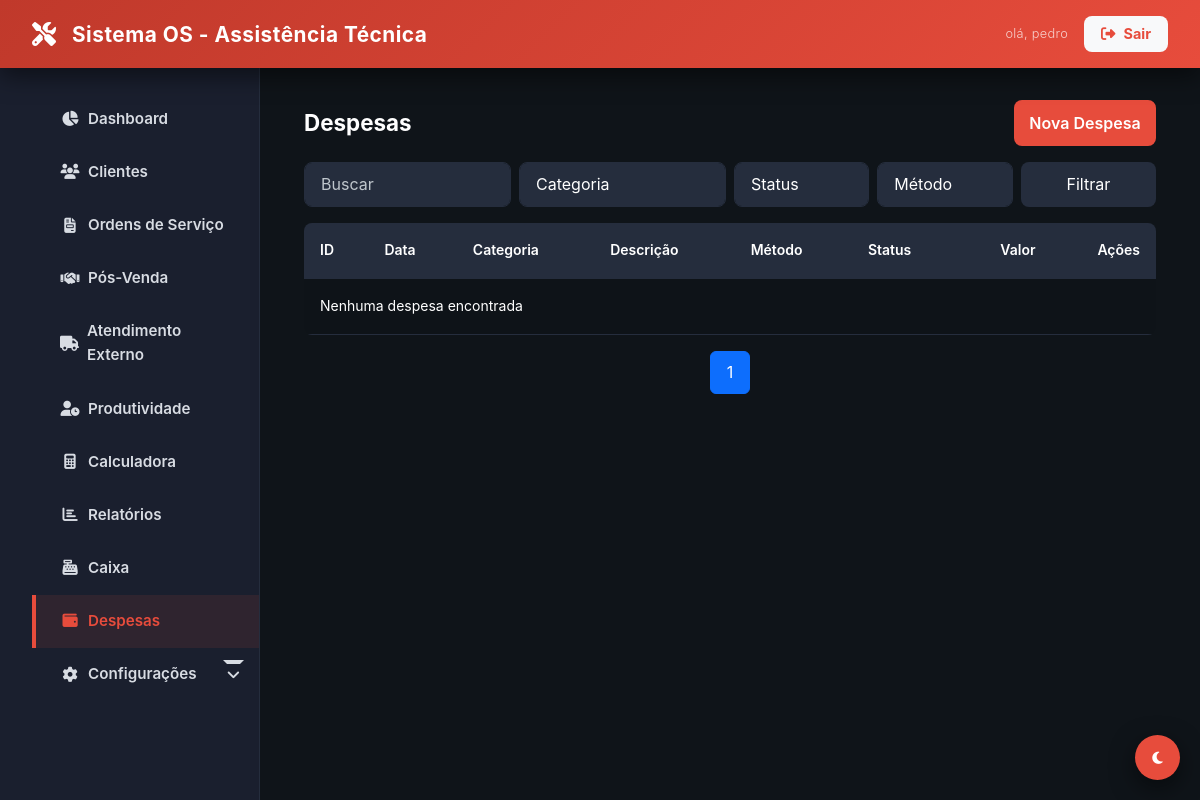
The app's page /despesas (signed in), older data.
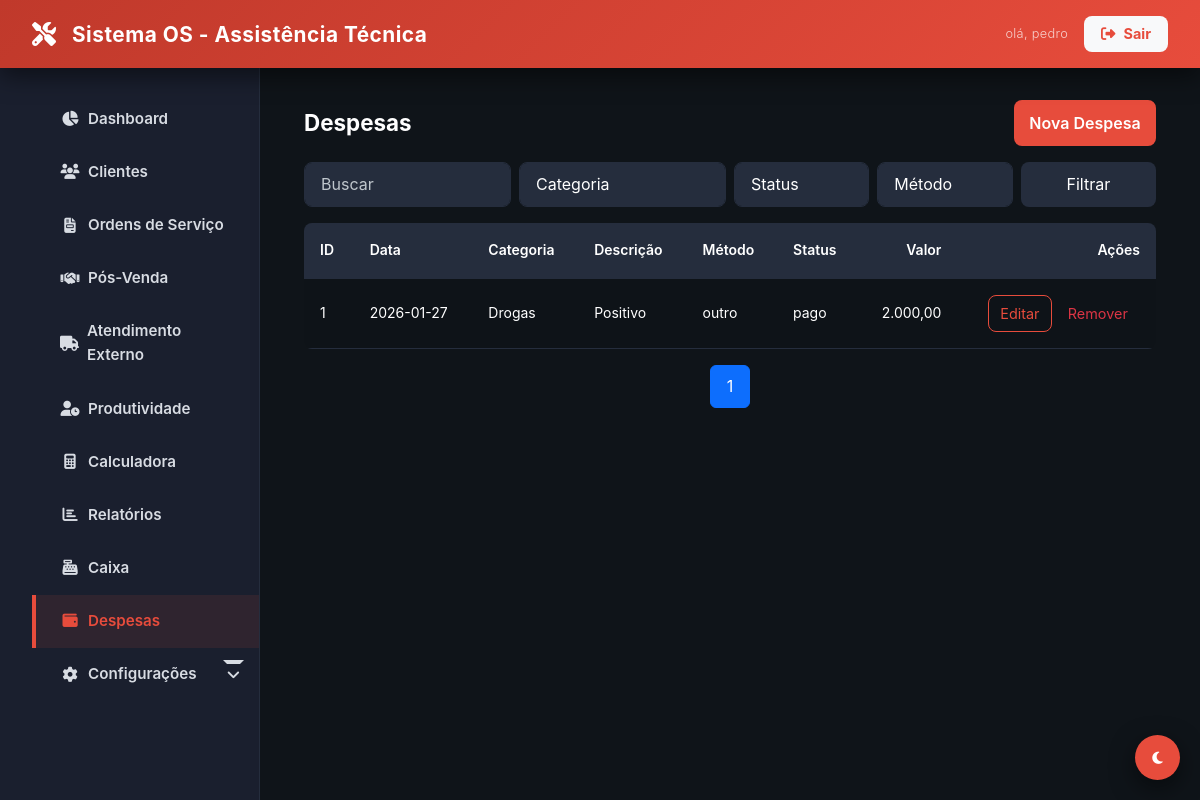
The same page, newer data.
### tables this page shows
CREATE TABLE `despesas` (
  `id` int NOT NULL,
  `categoria_id` int DEFAULT NULL,
  `usuario_id` int DEFAULT NULL,
  `descricao` varchar(255) NOT NULL,
  `valor` decimal(10,2) NOT NULL DEFAULT '0.00',
  `data_despesa` date NOT NULL,
  `status_pagamento` enum('pendente','pago','parcial') DEFAULT 'pendente',
  `metodo_pagamento` enum('dinheiro','cartao','pix','transferencia','boleto','outro') DEFAULT 'outro',
  `observacoes` text,
  `ativo` tinyint(1) DEFAULT '1',
  `created_at` timestamp NULL DEFAULT CURRENT_TIMESTAMP,
  `updated_at` timestamp NULL DEFAULT NULL ON UPDATE CURRENT_TIMESTAMP
);

CREATE TABLE `despesas_categorias` (
  `id` int NOT NULL,
  `nome` varchar(100) NOT NULL,
  `descricao` varchar(255) DEFAULT NULL,
  `ativo` tinyint(1) DEFAULT '1',
  `created_at` timestamp NULL DEFAULT CURRENT_TIMESTAMP,
  `updated_at` timestamp NULL DEFAULT NULL ON UPDATE CURRENT_TIMESTAMP
);

### app/Core/Controller.php (called while the page is built, shortened)
<?php
abstract class Controller
{
    protected function view(string $view, array $data = []): void
    {
        extract($data);
        $path = __DIR__ . "/../Views/{$view}.php";
        require $path;
    }
}

### app/Controllers/BaseController.php (called while the page is built, shortened)
<?php
abstract class BaseController extends Controller
{
    protected function render(string $view, array $data = []): void
    {
        $data['content'] = __DIR__ . "/../Views/{$view}.php";
        if (!isset($data['user'])) {
            $data['user'] = Auth::user();
        }
        $this->view('layout/main', $data);
    }
}

### app/Controllers/DespesasController.php (called while the page is built, shortened)
<?php
class DespesasController extends BaseController
{
    private Despesa $despesaModel;
    private DespesaCategoria $categoriaModel;
    public function __construct()
    {
        $this->despesaModel = new Despesa();
        $this->categoriaModel = new DespesaCategoria();
    }
    public function index()
    {
        $porPagina = 10;
        $paginaAtual = filter_input(INPUT_GET, 'pagina', FILTER_VALIDATE_INT) ?: 1;
        $offset = ($paginaAtual - 1) * $porPagina;
        $termo = filter_input(INPUT_GET, 'busca', FILTER_SANITIZE_SPECIAL_CHARS) ?: '';
        $status = filter_input(INPUT_GET, 'status', FILTER_SANITIZE_SPECIAL_CHARS) ?: '';
        $metodo = filter_input(INPUT_GET, 'metodo', FILTER_SANITIZE_SPECIAL_CHARS) ?: '';
        $categoriaId = filter_input(INPUT_GET, 'categoria_id', FILTER_VALIDATE_INT) ?: null;
        $where = [];
        $params = [];
        $totalRegistros = $this->despesaModel->countAllJoin($where, $params);
        $despesas = $this->despesaModel->getPaginatedJoin($porPagina, $offset, $where, $params);
        $totalPaginas = max(1, (int)ceil($totalRegistros / $porPagina));
        $categorias = $this->categoriaModel->getAll();
        $this->render('despesas/index', [
            'title' => 'Despesas',
            'current_page' => 'despesas',
            'despesas' => $despesas,
            'categorias' => $categorias,
            'busca' => $termo,
            'status' => $status,
            'metodo' => $metodo,
            'categoriaId' => $categoriaId,
            'paginaAtual' => $paginaAtual,
            'totalPaginas' => $totalPaginas
        ]);
    }
}

### public/index.php (called while the page is built, shortened)
<?php
require_once __DIR__ . '/../app/Core/Autoload.php';
$router = require_once __DIR__ . '/../app/routes.php';
$uri = trim(parse_url($_SERVER['REQUEST_URI'], PHP_URL_PATH), '/');
$method = $_SERVER['REQUEST_METHOD'];
$router->dispatch($uri, $method);

### app/Core/Autoload.php (called while the page is built, shortened)
<?php
spl_autoload_register(function ($class) {
    $prefix = 'App\\';
    $base_dir = __DIR__ . '/../';
    $len = strlen($prefix);
    if (strncmp($prefix, $class, $len) !== 0) {
        return;
    }
    $relative_class = substr($class, $len);
    $file = $base_dir . str_replace('\\', '/', $relative_class) . '.php';
});

### app/Core/Database.php (called while the page is built, shortened)
<?php
class Database
{
    private static ?Database $instance = null;
    private PDO $conn;
    private function __construct()
    {
        $host = DB_HOST;
        $db   = DB_NAME;
        $user = DB_USER;
        $pass = DB_PASS;
        $charset = 'utf8mb4';
        $dsn = "mysql:host=$host;dbname=$db;charset=$charset";
        $options = [
            PDO::ATTR_ERRMODE            => PDO::ERRMODE_EXCEPTION,
            PDO::ATTR_DEFAULT_FETCH_MODE => PDO::FETCH_ASSOC,
            PDO::ATTR_EMULATE_PREPARES   => false,
            PDO::MYSQL_ATTR_INIT_COMMAND => "SET NAMES utf8mb4; SET time_zone = '-03:00'"
        ];
        try {
            $this->conn = new PDO($dsn, $user, $pass, $options);
        } catch (PDOException $e) {
            error_log("Erro de Conexão com o Banco de Dados: " . $e->getMessage());
            if (($_ENV['APP_DEBUG'] ?? 'false') === 'true') {
                die("Erro de Conexão: " . $e->getMessage());
            }
            die("Erro de Conexão: Por favor, tente novamente mais tarde.");
        }
    }
    public static function getInstance(): Database
    {
        if (self::$instance === null) {
            self::$instance = new self();
        }
        return self::$instance;
    }
    public function getConnection(): PDO
    {
        return $this->conn;
    }
}

### app/Core/Model.php (called while the page is built, shortened)
<?php
abstract class Model
{
    public function __construct()
    {
        $this->db = Database::getInstance()->getConnection();
    }
}

### app/Models/Despesa.php (called while the page is built, shortened)
<?php
class Despesa extends Model
{
    protected string $table = 'despesas';
    public function getPaginatedJoin(int $limit, int $offset, array $whereParts = [], array $params = []): array
    {
        $sql = "SELECT d.*, c.nome as categoria_nome, u.nome as usuario_nome
                FROM {$this->table} d
                LEFT JOIN despesas_categorias c ON d.categoria_id = c.id
                LEFT JOIN usuarios u ON d.usuario_id = u.id
                WHERE d.ativo = 1";
        $sql .= " ORDER BY d.data_despesa DESC, d.id DESC LIMIT :limit OFFSET :offset";
        $stmt = $this->db->prepare($sql);
        $stmt->bindValue(':limit', $limit, PDO::PARAM_INT);
        $stmt->bindValue(':offset', $offset, PDO::PARAM_INT);
        $stmt->execute();
        return $stmt->fetchAll(PDO::FETCH_ASSOC) ?: [];
    }
    public function countAllJoin(array $whereParts = [], array $params = []): int
    {
        $sql = "SELECT COUNT(*) FROM {$this->table} d LEFT JOIN despesas_categorias c ON d.categoria_id = c.id WHERE d.ativo = 1";
        $stmt = $this->db->prepare($sql);
        $stmt->execute();
        return (int)$stmt->fetchColumn();
    }
}

### app/Views/despesas/index.php (the view, shortened to what the rows shown need)
<div class="container">
    <div class="d-flex justify-content-between align-items-center mb-3">
        <h1 class="mb-0"><?php echo htmlspecialchars($title ?? 'Despesas'); ?></h1>
        <a href="<?php echo BASE_URL; ?>despesas/form" class="btn btn-primary">Nova Despesa</a>
    </div>
    <form class="row g-2 mb-3" method="get" action="<?php echo BASE_URL; ?>despesas">
        <div class="col-md-3">
            <input type="text" name="busca" class="form-control" placeholder="Buscar" value="<?php echo htmlspecialchars($busca ?? ''); ?>">
        </div>
        <div class="col-md-3">
            <select name="categoria_id" class="form-control">
                <option value="">Categoria</option>
            </select>
        </div>
        <div class="col-md-2">
            <select name="status" class="form-control">
                <option value="">Status</option>
            </select>
        </div>
        <div class="col-md-2">
            <select name="metodo" class="form-control">
                <option value="">Método</option>
            </select>
        </div>
        <div class="col-md-2">
            <button class="btn btn-secondary w-100" type="submit">Filtrar</button>
        </div>
    </form>
    <div class="table-responsive">
        <table class="table table-striped">
            <thead>
                <tr>
                    <th>ID</th>
                    <th>Data</th>
                    <th>Categoria</th>
                    <th>Descrição</th>
                    <th>Método</th>
                    <th>Status</th>
                    <th class="text-end">Valor</th>
                    <th class="text-end">Ações</th>
                </tr>
            </thead>
            <tbody>
                <?php if (!empty($despesas)): ?>
                    <?php foreach ($despesas as $d): ?>
                        <tr>
                            <td><?php echo (int)$d['id']; ?></td>
                            <td><?php echo htmlspecialchars($d['data_despesa']); ?></td>
                            <td><?php echo htmlspecialchars($d['categoria_nome'] ?? ''); ?></td>
                            <td><?php echo htmlspecialchars($d['descricao']); ?></td>
                            <td><?php echo htmlspecialchars($d['metodo_pagamento']); ?></td>
                            <td><?php echo htmlspecialchars($d['status_pagamento']); ?></td>
                            <td class="text-end"><?php echo number_format((float)$d['valor'], 2, ',', '.'); ?></td>
                            <td class="text-end">
                                <a href="<?php echo BASE_URL; ?>despesas/form?id=<?php echo (int)$d['id']; ?>" class="btn btn-sm btn-outline-primary">Editar</a>
                                <form method="post" action="<?php echo BASE_URL; ?>despesas/deletar" class="d-inline">
                                    <button type="submit" class="btn btn-sm btn-outline-danger">Remover</button>
                                </form>
                            </td>
                        </tr>
                    <?php endforeach; ?>
                <?php else: ?>
                    <tr><td colspan="8">Nenhuma despesa encontrada</td></tr>
                <?php endif; ?>
            </tbody>
        </table>
    </div>
    <nav>
        <ul class="pagination">
            <?php
                $pa = (int)($paginaAtual ?? 1);
                $tp = (int)($totalPaginas ?? 1);
                for ($p = 1; $p <= $tp; $p++):
                    $qs = $_GET;
                    $qs['pagina'] = $p;
                    $url = BASE_URL . 'despesas?' . http_build_query($qs);
            ?>
                <li class="page-item <?php echo $p === $pa ? 'active' : ''; ?>">
                    <a class="page-link" href="<?php echo $url; ?>"><?php echo $p; ?></a>
                </li>
            <?php endfor; ?>
        </ul>
    </nav>
</div>

### app/Core/Router.php (shortened to what the rows shown need)
<?php
class Router
{
    protected array $routes = [];
    public function add(string $method, string $uri, string $controller): void
    {
        $this->routes[] = [
            'uri' => trim($uri, '/'),
            'controller' => $controller,
            'method' => strtoupper($method),
        ];
    }
    public function dispatch(string $uri, string $method): void
    {
        $uri = trim($uri, '/');
        $method = strtoupper($method);
        foreach ($this->routes as $route) {
            if ($route['uri'] === $uri && $route['method'] === $method) {
                $parts = explode('@', $route['controller']);
                $action = $parts[1] ?? 'index';
                $controller = new $controllerClass();
                $controller->$action();
                return;
            }
        }
    }
}

Row changes from the older to the newer data that the page shows:
added despesas: id "1", data_despesa "2026-01-27", despesas_categorias.nome "Drogas", descricao "Positivo", metodo_pagamento "outro", status_pagamento "pago", valor "2.000,00"
Text that changed along with them:
list line gone: "Nenhuma despesa encontrada"
